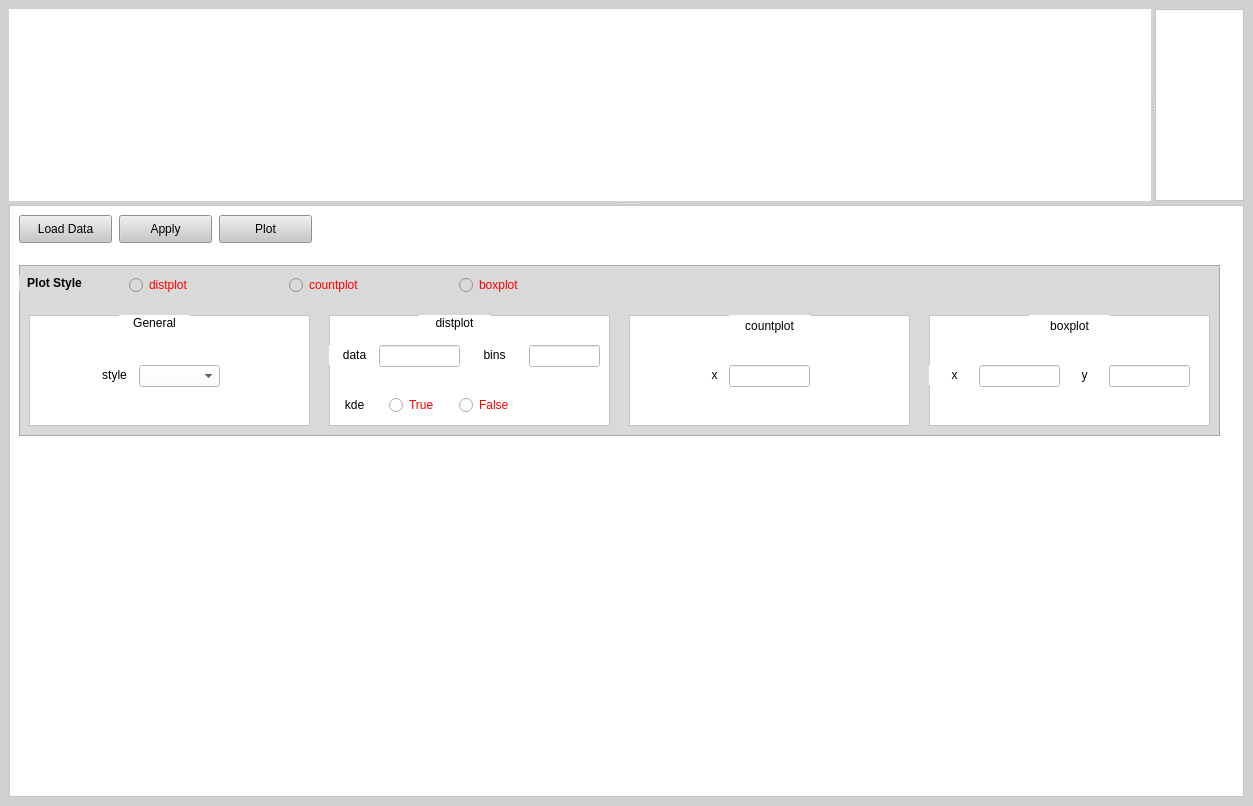
<?xml version="1.0" encoding="UTF-8"?>
<ui version="4.0">
 <class>MainWindow</class>
 <widget class="QMainWindow" name="MainWindow">
  <property name="geometry">
   <rect>
    <x>0</x>
    <y>0</y>
    <width>1253</width>
    <height>806</height>
   </rect>
  </property>
  <property name="windowTitle">
   <string>Visualization</string>
  </property>
  <property name="windowIcon">
   <iconset>
    <normaloff>ICON/growth.png</normaloff>ICON/growth.png</iconset>
  </property>
  <property name="styleSheet">
   <string notr="true">background-color: rgb(209, 209, 209);</string>
  </property>
  <widget class="QWidget" name="centralwidget">
   <layout class="QGridLayout" name="gridLayout">
    <item row="0" column="0">
     <widget class="QSplitter" name="splitter_2">
      <property name="orientation">
       <enum>Qt::Vertical</enum>
      </property>
      <widget class="QSplitter" name="splitter">
       <property name="orientation">
        <enum>Qt::Horizontal</enum>
       </property>
       <widget class="QTableView" name="tableView">
        <property name="sizePolicy">
         <sizepolicy hsizetype="Expanding" vsizetype="Expanding">
          <horstretch>0</horstretch>
          <verstretch>0</verstretch>
         </sizepolicy>
        </property>
        <property name="whatsThis">
         <string>scatter</string>
        </property>
        <property name="styleSheet">
         <string notr="true">background-color: rgb(255, 255, 255);</string>
        </property>
        <property name="frameShape">
         <enum>QFrame::NoFrame</enum>
        </property>
       </widget>
       <widget class="QFrame" name="frame_2">
        <property name="styleSheet">
         <string notr="true">background-color: rgb(255, 255, 255);</string>
        </property>
        <property name="frameShape">
         <enum>QFrame::StyledPanel</enum>
        </property>
        <property name="frameShadow">
         <enum>QFrame::Raised</enum>
        </property>
        <layout class="QGridLayout" name="gridLayout_2">
         <item row="0" column="0">
          <layout class="QVBoxLayout" name="verticalLayout"/>
         </item>
        </layout>
       </widget>
      </widget>
      <widget class="QFrame" name="frame">
       <property name="sizePolicy">
        <sizepolicy hsizetype="Preferred" vsizetype="Preferred">
         <horstretch>0</horstretch>
         <verstretch>1</verstretch>
        </sizepolicy>
       </property>
       <property name="focusPolicy">
        <enum>Qt::TabFocus</enum>
       </property>
       <property name="statusTip">
        <string/>
       </property>
       <property name="whatsThis">
        <string/>
       </property>
       <property name="styleSheet">
        <string notr="true">background-color: rgb(255, 255, 255);</string>
       </property>
       <property name="frameShape">
        <enum>QFrame::StyledPanel</enum>
       </property>
       <property name="frameShadow">
        <enum>QFrame::Raised</enum>
       </property>
       <widget class="QPushButton" name="pushButton">
        <property name="geometry">
         <rect>
          <x>10</x>
          <y>10</y>
          <width>93</width>
          <height>28</height>
         </rect>
        </property>
        <property name="styleSheet">
         <string notr="true">background-color: rgb(200, 200, 200);</string>
        </property>
        <property name="text">
         <string>Load Data</string>
        </property>
        <property name="icon">
         <iconset>
          <normaloff>ICON/import.png</normaloff>ICON/import.png</iconset>
        </property>
       </widget>
       <widget class="QPushButton" name="pushButton_2">
        <property name="geometry">
         <rect>
          <x>110</x>
          <y>10</y>
          <width>93</width>
          <height>28</height>
         </rect>
        </property>
        <property name="styleSheet">
         <string notr="true">background-color: rgb(200, 200, 200);</string>
        </property>
        <property name="text">
         <string>Apply</string>
        </property>
        <property name="icon">
         <iconset>
          <normaloff>ICON/refresh.png</normaloff>ICON/refresh.png</iconset>
        </property>
       </widget>
       <widget class="QPushButton" name="pushButton_4">
        <property name="geometry">
         <rect>
          <x>210</x>
          <y>10</y>
          <width>93</width>
          <height>28</height>
         </rect>
        </property>
        <property name="styleSheet">
         <string notr="true">background-color: rgb(200, 200, 200);</string>
        </property>
        <property name="text">
         <string>Plot</string>
        </property>
        <property name="icon">
         <iconset>
          <normaloff>ICON/Graph-Magnifier-icon.png</normaloff>ICON/Graph-Magnifier-icon.png</iconset>
        </property>
       </widget>
       <widget class="QFrame" name="frame_3">
        <property name="geometry">
         <rect>
          <x>10</x>
          <y>60</y>
          <width>1201</width>
          <height>171</height>
         </rect>
        </property>
        <property name="whatsThis">
         <string>scatter</string>
        </property>
        <property name="styleSheet">
         <string notr="true">background-color: rgb(217, 217, 217);</string>
        </property>
        <property name="frameShape">
         <enum>QFrame::StyledPanel</enum>
        </property>
        <property name="frameShadow">
         <enum>QFrame::Raised</enum>
        </property>
        <widget class="QLabel" name="label_4">
         <property name="geometry">
          <rect>
           <x>0</x>
           <y>10</y>
           <width>71</width>
           <height>16</height>
          </rect>
         </property>
         <property name="font">
          <font>
           <family>Segoe UI</family>
           <pointsize>9</pointsize>
           <weight>75</weight>
           <bold>true</bold>
          </font>
         </property>
         <property name="text">
          <string>Plot Style</string>
         </property>
         <property name="alignment">
          <set>Qt::AlignCenter</set>
         </property>
        </widget>
        <widget class="QFrame" name="frame_4">
         <property name="geometry">
          <rect>
           <x>310</x>
           <y>50</y>
           <width>281</width>
           <height>111</height>
          </rect>
         </property>
         <property name="styleSheet">
          <string notr="true">background-color: rgb(255, 255, 255);</string>
         </property>
         <property name="frameShape">
          <enum>QFrame::StyledPanel</enum>
         </property>
         <property name="frameShadow">
          <enum>QFrame::Raised</enum>
         </property>
         <widget class="QLabel" name="label_5">
          <property name="geometry">
           <rect>
            <x>90</x>
            <y>0</y>
            <width>71</width>
            <height>16</height>
           </rect>
          </property>
          <property name="font">
           <font>
            <family>Segoe UI</family>
            <pointsize>9</pointsize>
           </font>
          </property>
          <property name="frameShape">
           <enum>QFrame::NoFrame</enum>
          </property>
          <property name="frameShadow">
           <enum>QFrame::Plain</enum>
          </property>
          <property name="text">
           <string>distplot</string>
          </property>
          <property name="alignment">
           <set>Qt::AlignCenter</set>
          </property>
         </widget>
         <widget class="QLabel" name="label_6">
          <property name="geometry">
           <rect>
            <x>0</x>
            <y>30</y>
            <width>51</width>
            <height>20</height>
           </rect>
          </property>
          <property name="font">
           <font>
            <family>Segoe UI</family>
            <pointsize>9</pointsize>
           </font>
          </property>
          <property name="frameShape">
           <enum>QFrame::NoFrame</enum>
          </property>
          <property name="frameShadow">
           <enum>QFrame::Plain</enum>
          </property>
          <property name="text">
           <string>data</string>
          </property>
          <property name="alignment">
           <set>Qt::AlignCenter</set>
          </property>
         </widget>
         <widget class="QLineEdit" name="lineEdit">
          <property name="geometry">
           <rect>
            <x>50</x>
            <y>30</y>
            <width>81</width>
            <height>22</height>
           </rect>
          </property>
         </widget>
         <widget class="QLabel" name="label_7">
          <property name="geometry">
           <rect>
            <x>10</x>
            <y>80</y>
            <width>31</width>
            <height>20</height>
           </rect>
          </property>
          <property name="font">
           <font>
            <family>Segoe UI</family>
            <pointsize>9</pointsize>
           </font>
          </property>
          <property name="frameShape">
           <enum>QFrame::NoFrame</enum>
          </property>
          <property name="frameShadow">
           <enum>QFrame::Plain</enum>
          </property>
          <property name="text">
           <string>kde</string>
          </property>
          <property name="alignment">
           <set>Qt::AlignCenter</set>
          </property>
         </widget>
         <widget class="QLineEdit" name="lineEdit_4">
          <property name="geometry">
           <rect>
            <x>200</x>
            <y>30</y>
            <width>71</width>
            <height>22</height>
           </rect>
          </property>
          <property name="text">
           <string/>
          </property>
         </widget>
         <widget class="QLabel" name="label_8">
          <property name="geometry">
           <rect>
            <x>140</x>
            <y>30</y>
            <width>51</width>
            <height>20</height>
           </rect>
          </property>
          <property name="font">
           <font>
            <family>Segoe UI</family>
            <pointsize>9</pointsize>
           </font>
          </property>
          <property name="frameShape">
           <enum>QFrame::NoFrame</enum>
          </property>
          <property name="frameShadow">
           <enum>QFrame::Plain</enum>
          </property>
          <property name="text">
           <string>bins</string>
          </property>
          <property name="alignment">
           <set>Qt::AlignCenter</set>
          </property>
         </widget>
         <widget class="QRadioButton" name="radioButton_4">
          <property name="geometry">
           <rect>
            <x>60</x>
            <y>80</y>
            <width>61</width>
            <height>20</height>
           </rect>
          </property>
          <property name="font">
           <font>
            <family>Segoe UI</family>
           </font>
          </property>
          <property name="styleSheet">
           <string notr="true">color: rgb(255, 0, 0);</string>
          </property>
          <property name="text">
           <string>True</string>
          </property>
         </widget>
         <widget class="QRadioButton" name="radioButton_5">
          <property name="geometry">
           <rect>
            <x>130</x>
            <y>80</y>
            <width>81</width>
            <height>20</height>
           </rect>
          </property>
          <property name="font">
           <font>
            <family>Segoe UI</family>
           </font>
          </property>
          <property name="styleSheet">
           <string notr="true">color: rgb(255, 0, 0);</string>
          </property>
          <property name="text">
           <string>False</string>
          </property>
         </widget>
        </widget>
        <widget class="QRadioButton" name="radioButton">
         <property name="geometry">
          <rect>
           <x>110</x>
           <y>10</y>
           <width>95</width>
           <height>20</height>
          </rect>
         </property>
         <property name="font">
          <font>
           <family>Segoe UI</family>
          </font>
         </property>
         <property name="styleSheet">
          <string notr="true">color: rgb(255, 0, 0);</string>
         </property>
         <property name="text">
          <string>distplot</string>
         </property>
        </widget>
        <widget class="QRadioButton" name="radioButton_2">
         <property name="geometry">
          <rect>
           <x>270</x>
           <y>10</y>
           <width>95</width>
           <height>20</height>
          </rect>
         </property>
         <property name="font">
          <font>
           <family>Segoe UI</family>
          </font>
         </property>
         <property name="styleSheet">
          <string notr="true">color: rgb(255, 0, 0);</string>
         </property>
         <property name="text">
          <string>countplot</string>
         </property>
        </widget>
        <widget class="QRadioButton" name="radioButton_3">
         <property name="geometry">
          <rect>
           <x>440</x>
           <y>10</y>
           <width>95</width>
           <height>20</height>
          </rect>
         </property>
         <property name="font">
          <font>
           <family>Segoe UI</family>
          </font>
         </property>
         <property name="styleSheet">
          <string notr="true">color: rgb(255, 0, 0);</string>
         </property>
         <property name="text">
          <string>boxplot</string>
         </property>
        </widget>
        <widget class="QFrame" name="frame_5">
         <property name="geometry">
          <rect>
           <x>610</x>
           <y>50</y>
           <width>281</width>
           <height>111</height>
          </rect>
         </property>
         <property name="styleSheet">
          <string notr="true">background-color: rgb(255, 255, 255);</string>
         </property>
         <property name="frameShape">
          <enum>QFrame::StyledPanel</enum>
         </property>
         <property name="frameShadow">
          <enum>QFrame::Raised</enum>
         </property>
         <widget class="QLabel" name="label_9">
          <property name="geometry">
           <rect>
            <x>100</x>
            <y>0</y>
            <width>81</width>
            <height>21</height>
           </rect>
          </property>
          <property name="font">
           <font>
            <family>Segoe UI</family>
            <pointsize>9</pointsize>
           </font>
          </property>
          <property name="frameShape">
           <enum>QFrame::NoFrame</enum>
          </property>
          <property name="frameShadow">
           <enum>QFrame::Plain</enum>
          </property>
          <property name="text">
           <string>countplot</string>
          </property>
          <property name="alignment">
           <set>Qt::AlignCenter</set>
          </property>
         </widget>
         <widget class="QLabel" name="label_10">
          <property name="geometry">
           <rect>
            <x>70</x>
            <y>50</y>
            <width>31</width>
            <height>20</height>
           </rect>
          </property>
          <property name="font">
           <font>
            <family>Segoe UI</family>
            <pointsize>9</pointsize>
           </font>
          </property>
          <property name="frameShape">
           <enum>QFrame::NoFrame</enum>
          </property>
          <property name="frameShadow">
           <enum>QFrame::Plain</enum>
          </property>
          <property name="text">
           <string>x</string>
          </property>
          <property name="alignment">
           <set>Qt::AlignCenter</set>
          </property>
         </widget>
         <widget class="QLineEdit" name="lineEdit_2">
          <property name="geometry">
           <rect>
            <x>100</x>
            <y>50</y>
            <width>81</width>
            <height>22</height>
           </rect>
          </property>
         </widget>
        </widget>
        <widget class="QFrame" name="frame_6">
         <property name="geometry">
          <rect>
           <x>910</x>
           <y>50</y>
           <width>281</width>
           <height>111</height>
          </rect>
         </property>
         <property name="styleSheet">
          <string notr="true">background-color: rgb(255, 255, 255);</string>
         </property>
         <property name="frameShape">
          <enum>QFrame::StyledPanel</enum>
         </property>
         <property name="frameShadow">
          <enum>QFrame::Raised</enum>
         </property>
         <widget class="QLabel" name="label_13">
          <property name="geometry">
           <rect>
            <x>100</x>
            <y>0</y>
            <width>81</width>
            <height>21</height>
           </rect>
          </property>
          <property name="font">
           <font>
            <family>Segoe UI</family>
            <pointsize>9</pointsize>
           </font>
          </property>
          <property name="frameShape">
           <enum>QFrame::NoFrame</enum>
          </property>
          <property name="frameShadow">
           <enum>QFrame::Plain</enum>
          </property>
          <property name="text">
           <string>boxplot</string>
          </property>
          <property name="alignment">
           <set>Qt::AlignCenter</set>
          </property>
         </widget>
         <widget class="QLabel" name="label_14">
          <property name="geometry">
           <rect>
            <x>0</x>
            <y>50</y>
            <width>51</width>
            <height>20</height>
           </rect>
          </property>
          <property name="font">
           <font>
            <family>Segoe UI</family>
            <pointsize>9</pointsize>
           </font>
          </property>
          <property name="frameShape">
           <enum>QFrame::NoFrame</enum>
          </property>
          <property name="frameShadow">
           <enum>QFrame::Plain</enum>
          </property>
          <property name="text">
           <string>x</string>
          </property>
          <property name="alignment">
           <set>Qt::AlignCenter</set>
          </property>
         </widget>
         <widget class="QLineEdit" name="lineEdit_3">
          <property name="geometry">
           <rect>
            <x>50</x>
            <y>50</y>
            <width>81</width>
            <height>22</height>
           </rect>
          </property>
         </widget>
         <widget class="QLineEdit" name="lineEdit_6">
          <property name="geometry">
           <rect>
            <x>180</x>
            <y>50</y>
            <width>81</width>
            <height>22</height>
           </rect>
          </property>
         </widget>
         <widget class="QLabel" name="label_15">
          <property name="geometry">
           <rect>
            <x>140</x>
            <y>50</y>
            <width>31</width>
            <height>20</height>
           </rect>
          </property>
          <property name="font">
           <font>
            <family>Segoe UI</family>
            <pointsize>9</pointsize>
           </font>
          </property>
          <property name="frameShape">
           <enum>QFrame::NoFrame</enum>
          </property>
          <property name="frameShadow">
           <enum>QFrame::Plain</enum>
          </property>
          <property name="text">
           <string>y</string>
          </property>
          <property name="alignment">
           <set>Qt::AlignCenter</set>
          </property>
         </widget>
        </widget>
        <widget class="QFrame" name="frame_7">
         <property name="geometry">
          <rect>
           <x>10</x>
           <y>50</y>
           <width>281</width>
           <height>111</height>
          </rect>
         </property>
         <property name="styleSheet">
          <string notr="true">background-color: rgb(255, 255, 255);</string>
         </property>
         <property name="frameShape">
          <enum>QFrame::StyledPanel</enum>
         </property>
         <property name="frameShadow">
          <enum>QFrame::Raised</enum>
         </property>
         <widget class="QLabel" name="label_17">
          <property name="geometry">
           <rect>
            <x>90</x>
            <y>0</y>
            <width>71</width>
            <height>16</height>
           </rect>
          </property>
          <property name="font">
           <font>
            <family>Segoe UI</family>
            <pointsize>9</pointsize>
           </font>
          </property>
          <property name="frameShape">
           <enum>QFrame::NoFrame</enum>
          </property>
          <property name="frameShadow">
           <enum>QFrame::Plain</enum>
          </property>
          <property name="text">
           <string>General</string>
          </property>
          <property name="alignment">
           <set>Qt::AlignCenter</set>
          </property>
         </widget>
         <widget class="QLabel" name="label_18">
          <property name="geometry">
           <rect>
            <x>60</x>
            <y>50</y>
            <width>51</width>
            <height>20</height>
           </rect>
          </property>
          <property name="font">
           <font>
            <family>Segoe UI</family>
            <pointsize>9</pointsize>
           </font>
          </property>
          <property name="frameShape">
           <enum>QFrame::NoFrame</enum>
          </property>
          <property name="frameShadow">
           <enum>QFrame::Plain</enum>
          </property>
          <property name="text">
           <string>style</string>
          </property>
          <property name="alignment">
           <set>Qt::AlignCenter</set>
          </property>
         </widget>
         <widget class="QComboBox" name="comboBox_4">
          <property name="geometry">
           <rect>
            <x>110</x>
            <y>50</y>
            <width>81</width>
            <height>22</height>
           </rect>
          </property>
         </widget>
        </widget>
       </widget>
      </widget>
     </widget>
    </item>
   </layout>
  </widget>
 </widget>
 <resources/>
 <connections/>
</ui>
